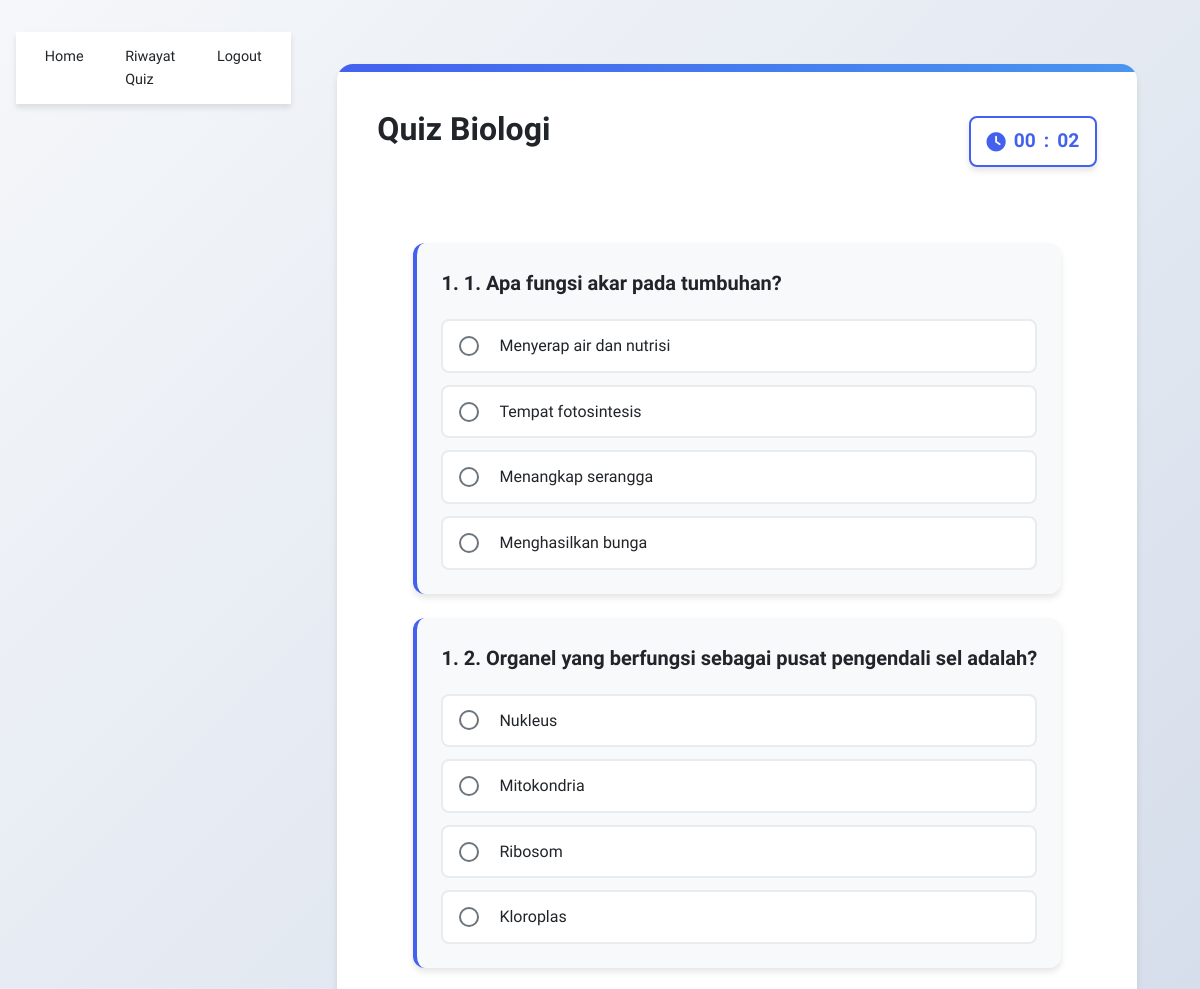
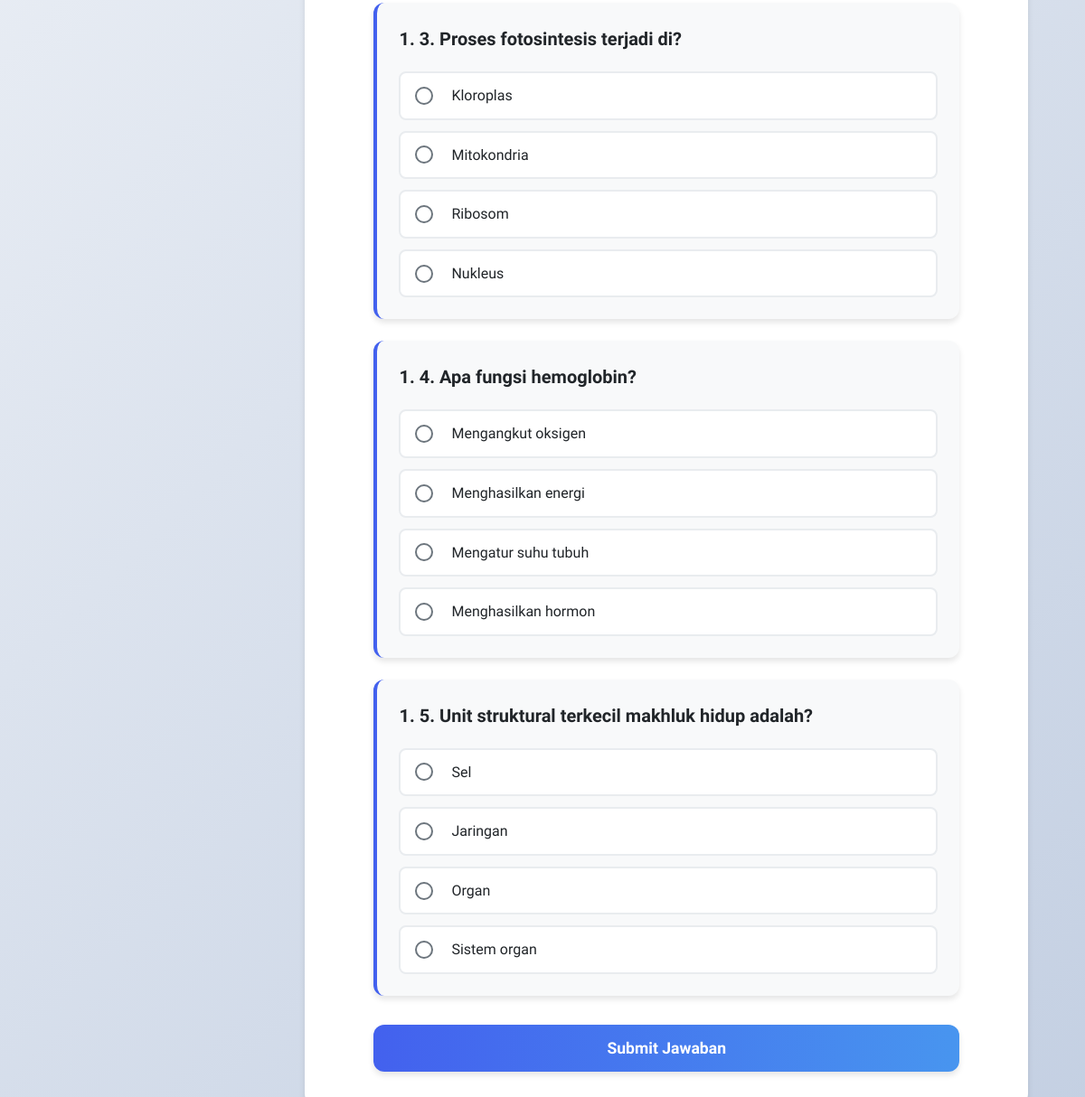
Screenshot of /quiz/Biologi (signed in) with the database file from the repository (2 pictures, top to bottom).
### models.py (models this page shows)
class Question(db.Model):
    id = db.Column(db.Integer, primary_key=True)
    subject = db.Column(db.String(100), nullable=False)
    question = db.Column(db.Text, nullable=False)
    options = db.Column(db.Text, nullable=False)
    answer = db.Column(db.String(200), nullable=False)
    explanation = db.Column(db.Text)
    difficulty = db.Column(db.String(20), default='medium')
    created_by = db.Column(db.Integer, db.ForeignKey('user.id'))
    created_at = db.Column(db.DateTime, default=datetime.utcnow)

### app.py (the view, shortened to what this page needs)
@app.route('/quiz/<subject>', methods=['GET', 'POST'])
@login_required
def quiz(subject):
    questions = Question.query.filter_by(subject=subject).all()
    questions_for_display = []
    for q in questions:
        question_copy = {
            'id': q.id,
            'question': clean_question_text(q.question) if q.question else q.question,
            'options': json.loads(q.options),
            'answer': q.answer
        }
        questions_for_display.append(question_copy)
    return render_template('quiz.html', subject=subject, questions=questions_for_display)

### app.py (called while the page is built)
@login_manager.user_loader
def load_user(user_id):
    return User.query.get(int(user_id))

def clean_question_text(text):
    text = re.sub(r'^\d+\.\d+\.?\s*', '', text)
    text = re.sub(r'^\d+\.\s*', '', text)
    return text

### templates/quiz.html (shortened to what this page needs)
{% extends "base.html" %}
{% block content %}
<div class="container">
  <div class="quiz-header">
    <h2>Quiz {{ subject }}</h2>
    <div class="timer-container">
      <div class="timer">
        <i class="fas fa-clock"></i>
        <span id="minutes">00</span>:<span id="seconds">00</span>
      </div>
    </div>
  </div>
  <form method="POST" id="quiz-form">
    {% for q in questions %}
    <div class="question">
      <h3>{{ loop.index }}. {{ q.question }}</h3>
      <div class="options">
        {% for option in q.options %}
        <label>
          <input type="radio" name="{{ q.id }}" value="{{ option }}" required>
          <span>{{ option }}</span>
        </label>
        {% endfor %}
      </div>
    </div>
    {% endfor %}
    <button type="submit" class="btn btn-primary">Submit Jawaban</button>
  </form>
</div>
{% endblock %}

### static/style.css (style rules this page uses)
* { margin: 0; padding: 0; box-sizing: border-box; font-family: 'Segoe UI', Roboto, Oxygen, Ubuntu, Cantarell, 'Open Sans', 'Helvetica Neue', sans-serif; }
:root { --primary: #4361ee; --primary-dark: #3a56d4; --secondary: #3f37c9; --accent: #4895ef; --success: #4cc9f0; --danger: #f72585; --warning: #f8961e; --light: #f8f9fa; --dark: #212529; --gray: #6c757d; --white: #ffffff; --shadow: 0 4px 6px rgba(0, 0, 0, 0.1); --transition: all 0.3s cubic-bezier(0.25, 0.8, 0.25, 1); }
body { background: linear-gradient(135deg, #f5f7fa 0%, #c3cfe2 100%); color: var(--dark); min-height: 100vh; display: flex; justify-content: center; align-items: flex-start; padding: 2rem 1rem; line-height: 1.6; }
.container { background: var(--white); width: 100%; max-width: 800px; border-radius: 16px; box-shadow: var(--shadow); padding: 2.5rem; margin: 1rem; position: relative; overflow: hidden; display: flex; flex-direction: column; align-items: center; }
.container::before { content: ''; position: absolute; top: 0; left: 0; width: 100%; height: 8px; background: linear-gradient(90deg, var(--primary), var(--accent)); }
h1, h2, h3 { color: var(--dark); font-weight: 700; margin-bottom: 1.5rem; text-align: center; position: relative; }
h2 { font-size: 2rem; margin-bottom: 1.5rem; }
h3 { font-size: 1.5rem; margin-bottom: 1rem; text-align: left; }
form { margin-top: 2rem; }
.question { background: var(--light); padding: 1.5rem; border-radius: 12px; margin-bottom: 1.5rem; box-shadow: var(--shadow); transition: var(--transition); border-left: 4px solid var(--primary); }
.question h3 { margin-bottom: 1.25rem; color: var(--dark); font-size: 1.25rem; }
.options { display: grid; gap: 0.75rem; }
.options label { display: flex; align-items: center; padding: 0.75rem 1rem; background: var(--white); border-radius: 8px; cursor: pointer; transition: var(--transition); border: 2px solid #e9ecef; }
.options input[type="radio"] { appearance: none; -webkit-appearance: none; width: 20px; height: 20px; border: 2px solid var(--gray); border-radius: 50%; margin-right: 12px; position: relative; transition: var(--transition); }
button[type="submit"] { width: 100%; padding: 1rem; background: var(--primary); color: var(--white); border: none; border-radius: 12px; font-size: 1.1rem; font-weight: 600; cursor: pointer; transition: var(--transition); margin-top: 1.5rem; box-shadow: var(--shadow); display: flex; align-items: center; justify-content: center; gap: 8px; }
.question h3::before { content: counter(question) ". "; counter-increment: question; }
.question { counter-reset: question; }
.options label span { margin-left: 8px; }
form button[type="submit"] { background: linear-gradient(90deg, #4361ee, #4895ef); font-size: 1.1rem; padding: 1rem; margin-top: 2rem; }
.container { animation: fadeIn 0.5s ease-out; }
.question { animation: fadeIn 0.3s ease-out; animation-fill-mode: both; }
.question:nth-child(3) { animation-delay: 0.3s; }
.question:nth-child(4) { animation-delay: 0.4s; }
.question:nth-child(5) { animation-delay: 0.5s; }
.btn { padding: 0.5rem 1rem; border-radius: 8px; font-weight: 600; text-decoration: none; display: inline-flex; align-items: center; gap: 0.5rem; transition: var(--transition); border: none; cursor: pointer; }
.quiz-header { display: flex; justify-content: space-between; align-items: center; margin-bottom: 2rem; width: 100%; }
.timer-container { background: var(--white); padding: 0.5rem 1rem; border-radius: 8px; box-shadow: var(--shadow); border: 2px solid var(--primary); }
.timer { display: flex; align-items: center; gap: 0.5rem; font-size: 1.2rem; font-weight: 600; color: var(--primary); }
.timer i { color: var(--primary); }

### rows the page displays
Question: question "Apa fungsi akar pada tumbuhan?", options "Menyerap air dan nutrisi" "Tempat fotosintesis" "Menangkap serangga" "Menghasilkan bunga"
Question: question "Organel yang berfungsi sebagai pusat pengendali sel adalah?", options "Nukleus" "Mitokondria" "Ribosom" "Kloroplas"
Question: question "Proses fotosintesis terjadi di?", options "Kloroplas" "Mitokondria" "Ribosom" "Nukleus"
Question: question "Apa fungsi hemoglobin?", options "Mengangkut oksigen" "Menghasilkan energi" "Mengatur suhu tubuh" "Menghasilkan hormon"
Question: question "Unit struktural terkecil makhluk hidup adalah?", options "Sel" "Jaringan" "Organ" "Sistem organ"

### other values shown
{{ subject }} "Biologi"
